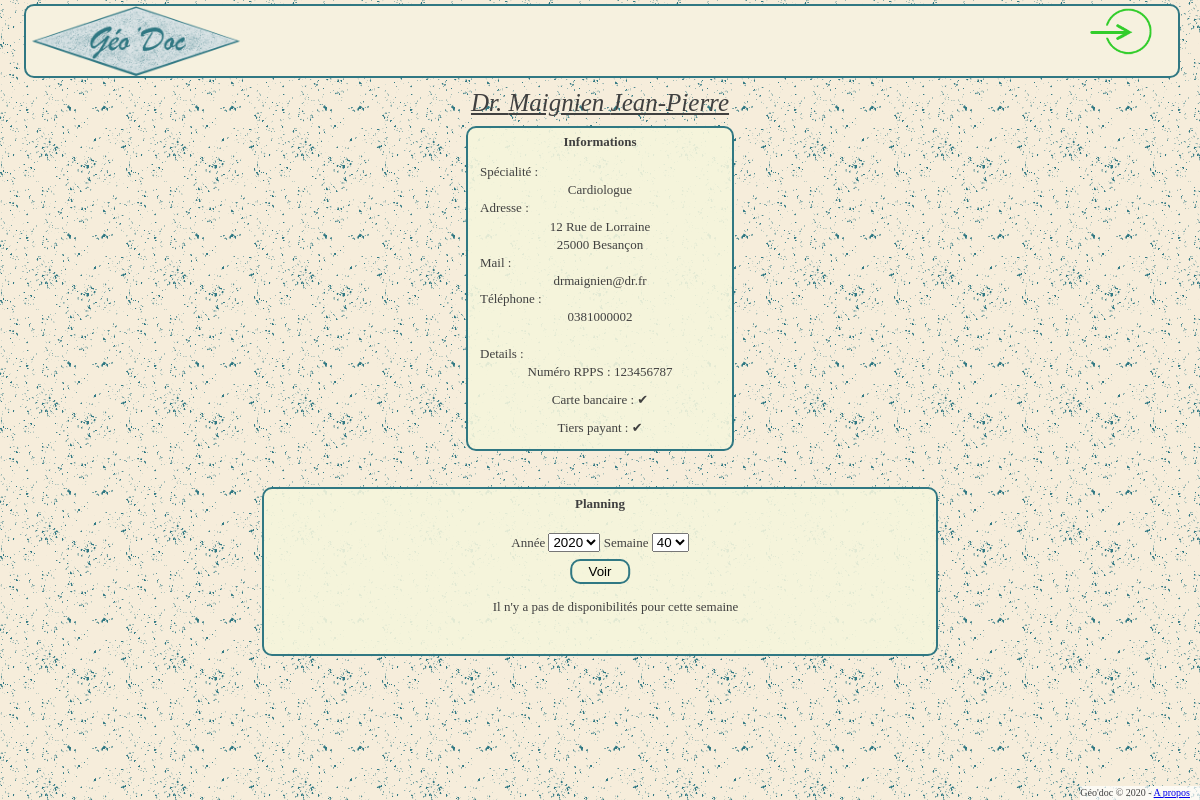
Page /php/page_medecin.php?medID=3 on the committed database.
### tables this page shows
CREATE TABLE IF NOT EXISTS `medecin` (
  `medID` int(11) UNSIGNED NOT NULL AUTO_INCREMENT,
  `medNom` char(50) NOT NULL,
  `medPrenom` char(50) NOT NULL,
  `medMail` char(50) NOT NULL,
  `medTel` int(10) UNSIGNED NOT NULL,
  `medLogin` char(50) NOT NULL,
  `medMDP` char(50) NOT NULL,
  `medNumRPPS` int(11) UNSIGNED NOT NULL,
  `medSpecialiteID` int(11) UNSIGNED NOT NULL,
  `medAccepteCB` tinyint(1) NOT NULL,
  `medAccepteTiersPayant` tinyint(1) NOT NULL,
  `medDureeConsultation` char(50) NOT NULL,
  `medLocID` int(10) NOT NULL,
  PRIMARY KEY (`medID`)
);

CREATE TABLE IF NOT EXISTS `specialite` (
  `speID` int(11) UNSIGNED NOT NULL AUTO_INCREMENT,
  `speNom` char(50) NOT NULL,
  PRIMARY KEY (`speID`)
);

CREATE TABLE IF NOT EXISTS `localite` (
  `localiteID` int(11) UNSIGNED NOT NULL AUTO_INCREMENT,
  `locNumero` int(4) UNSIGNED NOT NULL,
  `locRue` char(100) NOT NULL,
  `locCP` int(5) UNSIGNED NOT NULL,
  `locVille` char(50) NOT NULL,
  `locPays` char(50) NOT NULL,
  `locComplement` char(50) DEFAULT NULL,
  PRIMARY KEY (`localiteID`)
);

### php/page_medecin.php (the view, shortened to what this page needs)
<?php
require_once '../php/general_lib.php';
require_once '../php/geodoc_lib.php';
$bd = bd_connect();
$debut_semaine = date('Y-m-d H:i:s', (strtotime(date('Y-m-d')) - (((intval(date('w')) - 1) % 7) * S_DAY)));
$fin_semaine = date('Y-m-d H:i:s', (strtotime($debut_semaine) + (7 * S_DAY - 1)));
$sql = "SELECT medNom, medPrenom, medMail, medTel, medNumRPPS, medAccepteCB, medAccepteTiersPayant, medDureeConsultation, speNom, locNumero, locRue, locCP, locVille, locComplement
		FROM medecin INNER JOIN specialite ON medSpecialiteID = speID
		INNER JOIN localite ON medLocID = localiteID
		WHERE medID = ".$_POST['medID'].";";
$res_med = mysqli_query($bd, $sql) or bd_error($bd, $sql);
$info_med = mysqli_fetch_assoc($res_med);
$nom = out_protect($info_med['medNom']);
$prenom = out_protect($info_med['medPrenom']);
$mail = out_protect($info_med['medMail']);
$spe = out_protect($info_med['speNom']);
$adresse = out_protect($info_med['locNumero']).' '.out_protect($info_med['locRue']).' '.out_protect($info_med['locComplement']);
$ville = out_protect($info_med['locCP']).' '.out_protect($info_med['locVille']);
echo
"<h3>Dr. $nom $prenom</h3>",
'<div id="page_med_info">',
"<h4>Informations</h4>",
'<p>Spécialité :<br><div class="page_med_result">', $spe, '</div>',
'Adresse :<br><div class="page_med_result">', $adresse.'<br>'.$ville, '</div>',
'Mail :<br><div class="page_med_result">', $mail, '</div>Téléphone :<br><div class="page_med_result">0', $info_med['medTel'],'</div><br>Details : ',
'<div id="page_med_pro">',
'Numéro RPPS : ', $info_med['medNumRPPS'],'</p>',
	'<p>Carte bancaire : ';
if ($info_med['medAccepteCB']) {echo '✔';} else {echo '✖';}
echo '<p>Tiers payant : ';
if ($info_med['medAccepteTiersPayant']) {echo '✔';} else {echo '✖';}
echo
	'</p>',
'</div></div>',
	'<div class="planning"><table>',
		'<caption>Planning</caption>';
display_planning($bd, $debut_semaine, $fin_semaine);
echo
	'</table></div>';
function display_planning($bd, $debut_semaine, $fin_semaine) {
	$an = intval(date('Y', strtotime($debut_semaine)));
	$week = intval(date('W', strtotime($debut_semaine)));
	echo '<form method="post">',
				'<td><input type="hidden" name="medID" value="', $_POST['medID'], '">',
				'<label for="anPlanning"> Année </label>',
				'<select name="anPlanning" autofocus required>',
					'<option value="'.$an.'">'.$an.'</option>';
	echo
				'</select>',
				'<label for="weekPlanning"> Semaine </label>',
				'<select name="weekPlanning" required>';
	for ($i = 1; $i <= 53; ++$i) {
		if ($i == $week) {
			echo '<option value="'.$i.'" selected>'.$i.'</option>';
		} else {
			echo '<option value="'.$i.'">'.$i.'</option>';
		}
	}
	echo
				'</select><br>',
				'<input class="btnVoirPlanning" type="submit" name="chgWeek" value="Voir">',
			'</td></form>';
	$empty = true;;
	if ($empty) {
		echo "<tr><td><p class='planning_noDispo'>Il n'y a pas de disponibilités pour cette semaine</p></td></tr>";
	}
}
?>

### css/geodoc.css (style rules this page uses)
html, body, div, span, applet, iframe, h1, h2, h3, h4, h5, h6, p, pre, a, img, strong, dl, dt, dd, ol, ul, li, fieldset, form, label, legend, table, caption, tbody, tfoot, thead, tr, th, td { margin: 0; padding: 0; border: 0; outline: 0; font-size: 100%; font-weight: normal; vertical-align: baseline; background: transparent; }
body { line-height: 1; min-height: 100%; font: 13px/1.4 cursive; }
body { font: 13px/1.4 cursive; color: #404040; background: #9ac5e7 url(../images/fond.png) repeat; margin-bottom: 2.5%; }
h3 { text-align: center; font-size: 25px; font-style: italic; text-decoration: underline; padding-bottom: 0.5%; }
label { line-height: 20px; }
input { border: 1px solid grey; border-radius: 5px; }
input[type=submit] { position: relative; margin: 1% auto 2% auto; display: block; transform: translateX(-50%); border: 2px solid #307883; background-color: rgba(245, 245, 220, 0.9); border-radius: 10px; padding: 0.5% 0%; }
h4 { text-align: center; font-weight: bold; padding-bottom: 5%; padding-top: 2%; }
.planning caption, #planning_creneaux caption, #planning_urgences caption { font-weight: bold; padding-top: 1%; padding-bottom: 3%; }
.planning, #planning_creneaux { border: 2px solid #307883; background-color: rgba(245, 245, 220, 0.9); padding: 0% 3% 3% 3%; border-radius: 10px; margin: 2% auto; width: 80%; }
.planning > table, #planning_creneaux > table { position: relative; width: 100%; }
.btnVoirPlanning { width: 10%; text-align: center; left: 5%; margin-top: 2%; margin-bottom: 3%; }
.planning tr:first-child td:first-child { text-align: center; }
.planning_noDispo { position: relative; left: 32%; }
#page_med_info { position: relative; margin: auto auto; border: 2px solid #307883; padding: 0% 1% 1% 1%; border-radius: 10px; background-color: rgba(245, 245, 220, 0.9); width: 20%; margin-bottom: 3%; }
.page_med_result, #page_med_pro { text-align: center; }
#page_med_pro * { margin-top: 4%; }
#page_medecin .planning { width: 50%; }

### rows in the picture
medecin: medNom "Maignien", medPrenom "Jean-Pierre", specialite.speNom "Cardiologue", localite.locNumero+locRue+locComplement "12 Rue de Lorraine", localite.locCP+locVille "25000 Besançon", medMail "drmaignien@dr.fr", medTel "381000002", medNumRPPS "123456787"

### other values in the picture
form field anPlanning "2020"
form field weekPlanning "40"
